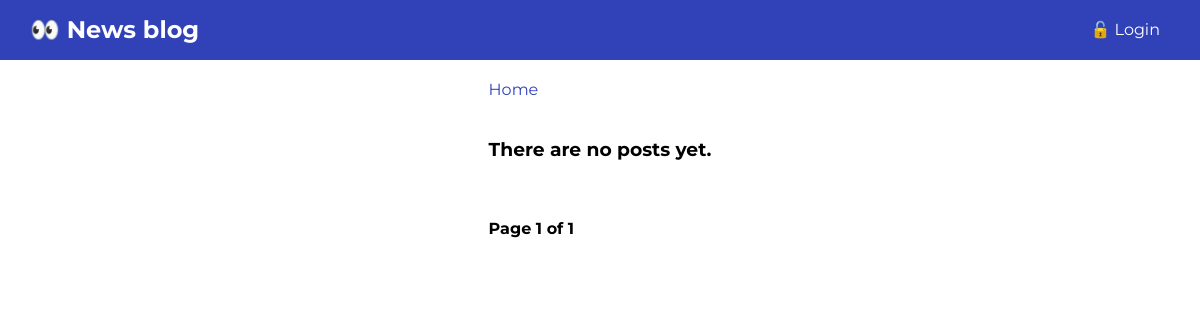
Before: / with the older database file.
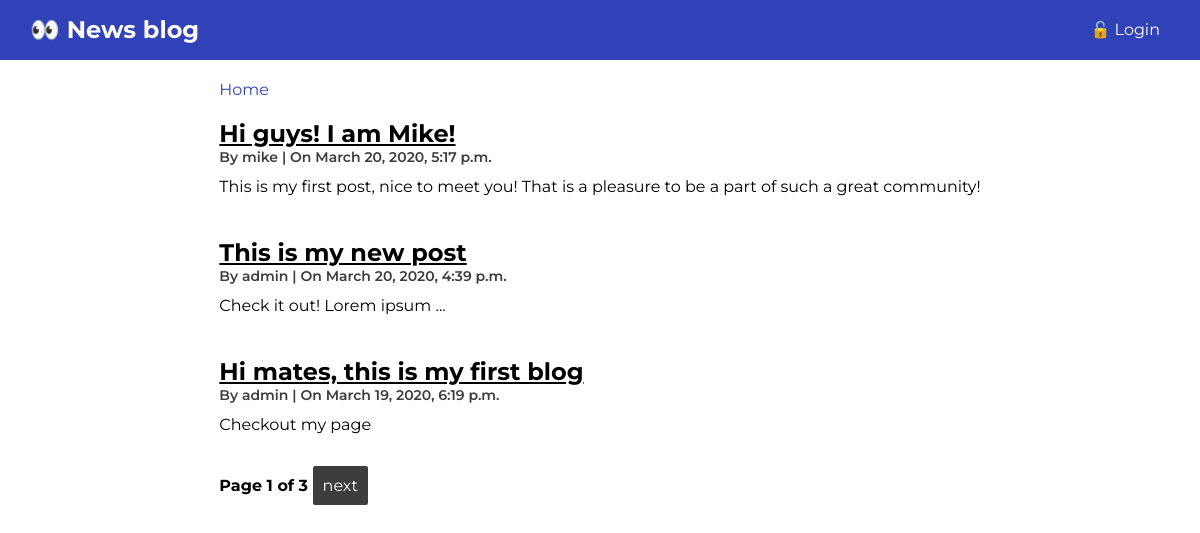
After: the same page with the newer database file.
### post/models.py (models this page shows, shortened)
class Post(models.Model):
    title = models.CharField(max_length=100)
    body = models.TextField(max_length=1000)
    author = models.ForeignKey(User, on_delete=models.CASCADE)
    creation_date = models.DateTimeField(default=now)
    read = models.BooleanField(default=False)

### post/views.py (the view)
# urls.py: 2. Add a URL to urlpatterns:  path('', Home.as_view(), name='home')
class Home(ListView):
    model = Post
    template_name = 'post/home.html'
    context_object_name = 'posts'
    ordering = '-creation_date'
    paginate_by = 3

### post/templates/post/home.html
{% extends 'post/base.html' %}
{% block content %}
    {% for post in posts %}
        <div class="blog-item">
            <h2><a href="{% url 'post:post_detail' post.pk %}">{{ post.title }} </a> </h2>
            <div class="info">
                By <span><a href="#">{{ post.author }}</a></span> | On <span>{{ post.creation_date }}</span>
            </div>
            <p> {{ post.body | truncatewords:30 }}</p>
        </div>
    {% empty %}
        <div>
            <h3>There are no posts yet.</h3>
        </div>
    {% endfor %}
    {% include 'post/pagination_links.html' %}
{% endblock %}

### post/templates/post/base.html (shortened to what this page needs)
{% load static %}<!DOCTYPE html>
<html lang="en">
<head>
    <link rel="stylesheet" href="{% static 'post/css/reset.css' %}">
    <link rel="stylesheet" href="{% static 'post/css/style.css' %}">
</head>
<body>
    <nav>
        <h2>&#x1f440 News blog</h2>
        {% if user.is_authenticated %}
            <p class="nav"><a href="{% url 'post:users' %}">Users</a></p>
            <p class="nav"><a href="{% url 'post:post_add' %}">Add post</a> </p>
            <p><a href="#">&#128274 Logout</a></p>
        {% else %}
            <p><a href="{% url 'post:login' %}">&#128275 Login</a></p>
        {% endif %}
    </nav>
    <section class="content-wrapper">
        <div class="breadcrumb">
            <p>{% block breadcrumb %}<a href="{% url 'post:home' %}">Home</a>{% endblock %}</p>
        </div>
        {% block content %}
        {% endblock %}
    </section>
</body>
</html>

### post/templates/post/pagination_links.html (shortened to what this page needs)
<div class="pagination">
    <span class="step-links">
        <span class="current">
        Page {{ page_obj.number }} of {{ page_obj.paginator.num_pages }}
        </span>
        {% if page_obj.has_next %}
        <a href="?page={{ page_obj.next_page_number }}">next</a>
        {% endif %}
    </span>
</div>

### post/static/post/css/style.css (style rules this page uses)
:root { --primary: #3142b9; --primary-light: rgb(212, 47, 47); --light-dark: #3d3d3d; --lighter-dark: #5e5d5d; }
body { font-family: 'Montserrat', sans-serif; }
h2 { margin: 0; }
a { text-decoration: none; color: var(--secondary); }
nav { display: flex; background-color: var(--primary); color: #fff; line-height: 60px; padding: 0 30px; }
nav > h2, p { margin: 0; }
nav > p > a { color: #fff; padding: 10px; background-color: var(--secondary); border-radius: 2px; }
nav > h2 { margin-right: auto; }
.content-wrapper { display: grid; grid-template-columns: 1fr auto 1fr; padding: 0 30px; margin: 20px 0; }
.content-wrapper > div { grid-column: 2; max-width: 780px; margin: 20px 0; }
.content-wrapper > .breadcrumb { margin: 0; }
.breadcrumb a { color: var(--primary); }
.blog-item h2 a { color: var(--secondary); text-decoration: underline; }
.blog-item .info { margin-bottom: 10px; font-size: 14px; font-weight: 600; color: var(--light-dark); }
.blog-item p { line-height: 22px; }
.pagination a { padding: 10px; background-color: var(--light-dark); color: #fff; text-decoration: none; border-radius: 2px; }
.pagination .current { font-weight: 700; }

Changed rows visible on the page:
added Post: title "Hi guys! I am Mike!", author "mike", creation_date "March 20, 2020, 5:17 p.m.", body "This is my first post, nice to meet you! That is a pleasure to be a part of such a great community!"
added Post: title "This is my new post", author "admin", creation_date "March 20, 2020, 4:39 p.m.", body "Check it out! Lorem ipsum ..."
added Post: title "Hi mates, this is my first blog", author "admin", creation_date "March 19, 2020, 6:19 p.m.", body "Checkout my page"
Other visible differences:
{{ page_obj.paginator.num_pages }}: "1" → "3"
text no longer shown: "There are no posts yet."
text now shown: "next"
